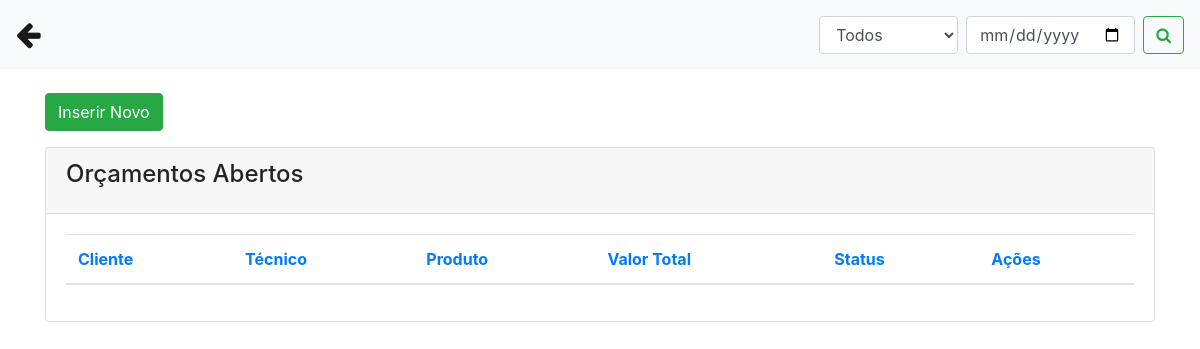
Page /abrir_orcamentos.php on the earlier database version.
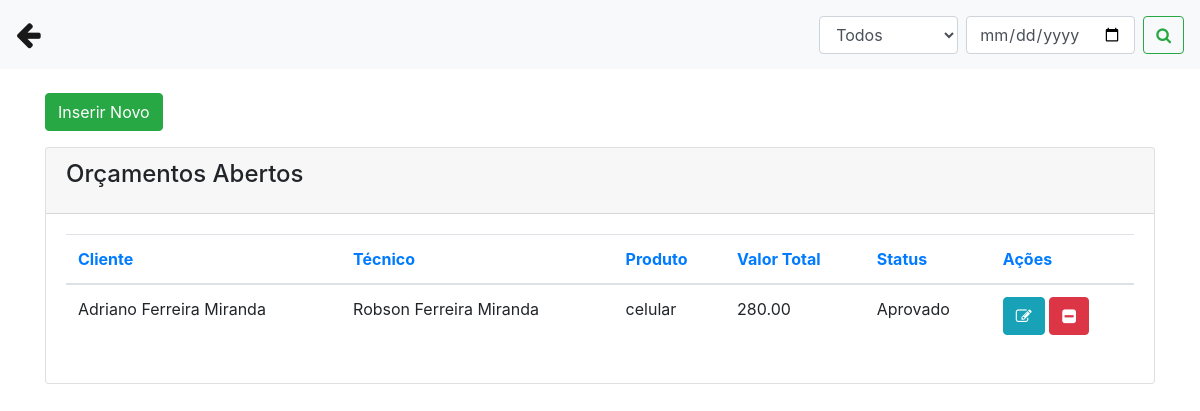
Same page on the later database version.
### tables this page shows
CREATE TABLE `orcamento` (
  `id` int(11) NOT NULL,
  `cliente` varchar(50) NOT NULL,
  `tecnico` varchar(50) NOT NULL,
  `produto` varchar(50) NOT NULL,
  `serie` varchar(100) DEFAULT NULL,
  `problema` varchar(255) NOT NULL,
  `laudo` varchar(255) DEFAULT NULL,
  `obs` varchar(255) DEFAULT NULL,
  `valor_servico` decimal(10,2) DEFAULT NULL,
  `pecas` varchar(255) DEFAULT NULL,
  `valor_pecas` decimal(10,2) DEFAULT NULL,
  `total` decimal(10,2) DEFAULT NULL,
  `desconto` decimal(10,2) DEFAULT NULL,
  `valor_total` decimal(10,2) DEFAULT NULL,
  `pgto` varchar(50) DEFAULT NULL,
  `data_abertura` date NOT NULL,
  `data_geracao` date DEFAULT NULL,
  `data_aprovacao` date DEFAULT NULL,
  `status` varchar(50) NOT NULL
);

CREATE TABLE `clientes` (
  `id` int(11) NOT NULL,
  `nome` varchar(50) NOT NULL,
  `telefone` varchar(50) NOT NULL,
  `endereco` varchar(50) NOT NULL,
  `email` varchar(50) NOT NULL,
  `cpf` varchar(50) NOT NULL,
  `data` date NOT NULL
);

CREATE TABLE `funcionarios` (
  `id` int(11) NOT NULL,
  `nome` varchar(50) NOT NULL,
  `cpf` varchar(50) NOT NULL,
  `telefone` varchar(20) NOT NULL,
  `endereco` varchar(50) NOT NULL,
  `cargo` varchar(50) NOT NULL,
  `data` date NOT NULL
);

### abrir_orcamentos.php (the view, shortened to what the changed rows need)
<?php
include('conexao.php');
?>
<!DOCTYPE html>
<html>
<head>
 <link rel="stylesheet" href="https://stackpath.bootstrapcdn.com/bootstrap/4.1.3/css/bootstrap.min.css">
<link rel="stylesheet" href="https://cdnjs.cloudflare.com/ajax/libs/font-awesome/4.7.0/css/font-awesome.min.css">
</head>
<body>
<div class="container">
      <br>
          <div class="content">
            <div class="row">
              <div class="col-md-12">
                <div class="card">
                  <div class="card-body">
                    <div class="table-responsive">
                      <?php
                              if(isset($_GET['buttonPesquisar']) and $_GET['txtpesquisar'] != '' and $_GET['status'] != 'Todos'){
                                $data = $_GET['txtpesquisar'] . '%';
                                $statusOrc = $_GET['status'];
                                $query = "select o.id, o.cliente, o.tecnico, o.produto, o.valor_total, o.status, c.nome as cli_nome, f.nome as func_nome from orcamento as o INNER JOIN clientes as c on o.cliente = c.cpf INNER JOIN funcionarios as f on o.tecnico = f.id where data_abertura = '$data' and status = '$statusOrc' order by id asc";
                              }else{
                              $query = "select o.id, o.cliente, o.tecnico, o.produto, o.valor_total, o.status, c.nome as cli_nome, f.nome as func_nome from orcamento as o INNER JOIN clientes as c on o.cliente = c.cpf INNER JOIN funcionarios as f on o.tecnico = f.id where data_abertura = curDate()  order by id asc";
                              }
                        $result = mysqli_query($conexao, $query);
                        $row = mysqli_num_rows($result);
                        if($row == ''){
                            echo "<h3> Não existem dados cadastrados no banco </h3>";
                        }else{
                           ?>
                      <table class="table">
                        <thead class=" text-primary">
                          <th>
                            Cliente
                          </th>
                          <th>
                            Técnico
                          </th>
                          <th>
                            Produto
                          </th>
                           <th>
                            Valor Total
                          </th>
                            <th>
                            Status
                          </th>
                            <th>
                            Ações
                          </th>
                        </thead>
                        <tbody>
                         <?php
                          while($res_1 = mysqli_fetch_array($result)){
                            $cliente = $res_1["cli_nome"];
                            $tecnico = $res_1["func_nome"];
                            $produto = $res_1["produto"];
                            $valor_total = $res_1["valor_total"];
                            $status = $res_1["status"];
                            $id = $res_1["id"];
                            ?>
                            <tr>
                             <td><?php echo $cliente; ?></td>
                             <td><?php echo $tecnico; ?></td>
                             <td><?php echo $produto; ?></td>
                             <td><?php echo $valor_total; ?></td>
                             <td><?php echo $status; ?></td>
                             <td>
                             <a class="btn btn-info" href="abrir_orcamentos.php?func=edita&id=<?php echo $id; ?>"><i class="fa fa-pencil-square-o"></i></a>
                             <a class="btn btn-danger" href="abrir_orcamentos.php?func=deleta&id=<?php echo $id; ?>"><i class="fa fa-minus-square"></i></a>
                             </td>
                            </tr>
                            <?php
                              }
                            ?>
                        </tbody>
                      </table>
                          <?php
                              }
                            ?>
                    </div>
                  </div>
                </div>
              </div>
</div>
</body>
</html>

Differences in the rows shown:
added orcamento: clientes.nome "Adriano Ferreira Miranda", funcionarios.nome "Robson Ferreira Miranda", produto "celular", valor_total "280.00", status "Aprovado"
